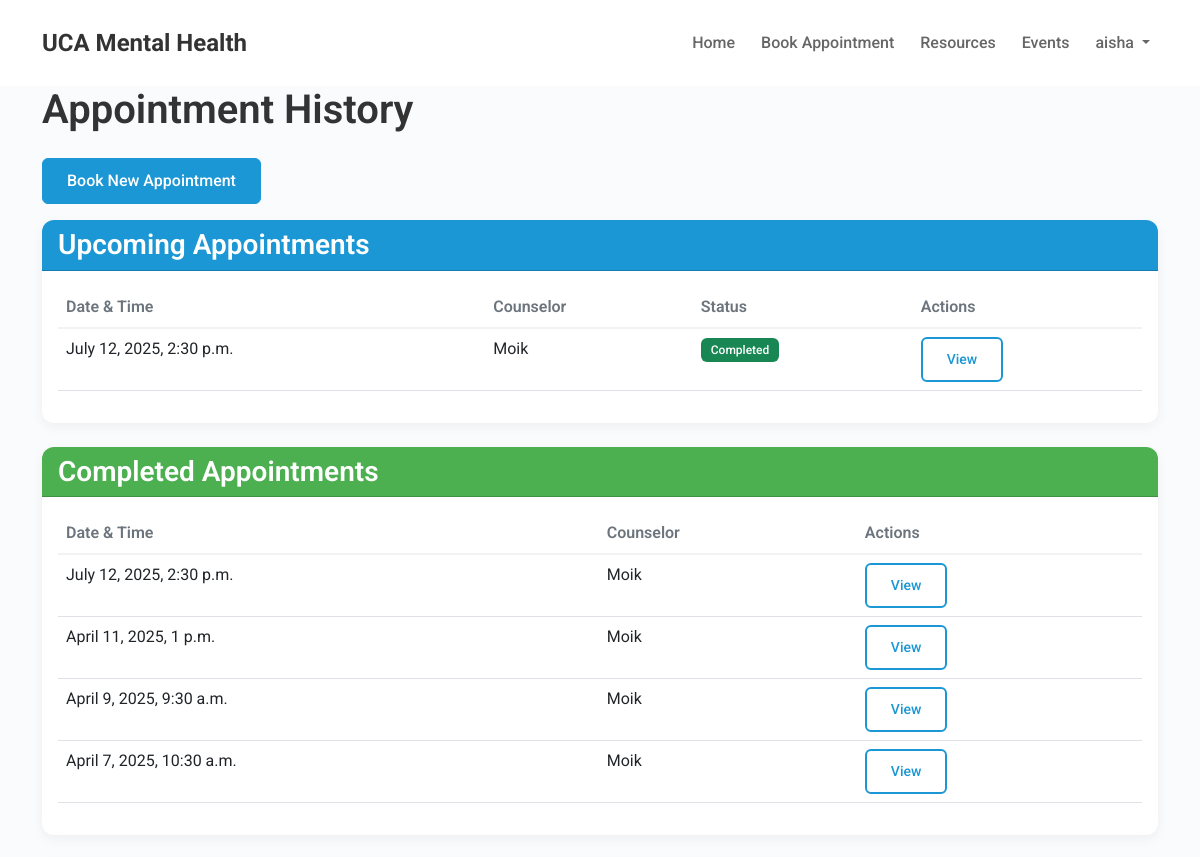
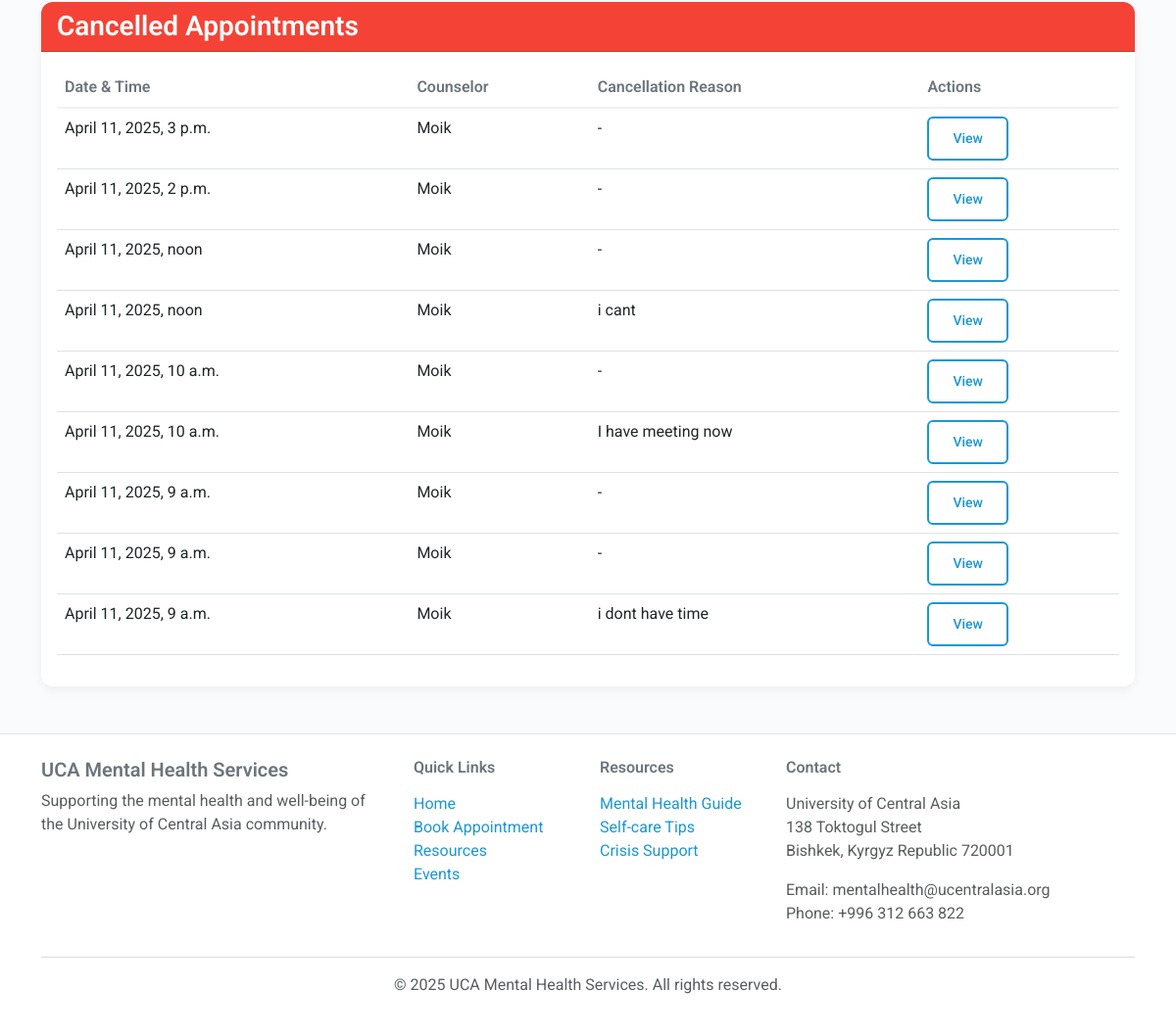
The app's page /appointments/my-appointments/ (signed in) with its own data (2 pictures, top to bottom).
### accounts/models.py (models this page shows, shortened)
class User(AbstractUser):
    USER_TYPE_CHOICES = (
        ('student', 'Student'),
        ('faculty', 'Faculty'),
        ('staff', 'Staff'),
        ('counselor', 'Counselor'),
    )
    user_type = models.CharField(max_length=20, choices=USER_TYPE_CHOICES)
    phone_number = models.CharField(max_length=15, blank=True, null=True)

### appointments/models.py (models this page shows, shortened)
class Appointment(models.Model):
    STATUS_CHOICES = (
        ('scheduled', 'Scheduled'),
        ('cancelled', 'Cancelled'),
        ('completed', 'Completed'),
    )
    user = models.ForeignKey(User, on_delete=models.CASCADE, related_name='user_appointments')
    counselor = models.ForeignKey(User, on_delete=models.CASCADE, related_name='counselor_appointments',
                                limit_choices_to={'user_type': 'counselor'})
    date_time = models.DateTimeField()
    status = models.CharField(max_length=20, choices=STATUS_CHOICES, default='scheduled')
    reason = models.TextField(help_text="Brief description of the reason for appointment", blank=True, null=True)  # Make it optional
    cancellation_reason = models.TextField(blank=True, null=True)  # Add cancellation reason
    notes = models.TextField(blank=True, null=True)
    created_at = models.DateTimeField(auto_now_add=True)

### appointments/views.py (the view)
# urls.py: path('my-appointments/', views.my_appointments, name='my_appointments'),
@login_required
def my_appointments(request):
    upcoming_appointments = Appointment.objects.filter(
        user=request.user,
        date_time__gte=timezone.now(),
    ).order_by('date_time')
    past_appointments = Appointment.objects.filter(
        user=request.user,
        date_time__lt=timezone.now(),
    ).order_by('-date_time')
    completed_appointments = Appointment.objects.filter(
        user=request.user,
        status='completed'
    ).order_by('-date_time')
    cancelled_appointments = Appointment.objects.filter(
        user=request.user,
        status='cancelled'
    ).order_by('-date_time')
    context = {
        'upcoming_appointments': upcoming_appointments,
        'past_appointments': past_appointments,
        'completed_appointments': completed_appointments,
        'cancelled_appointments': cancelled_appointments,
    }
    return render(request, 'appointments/my_appointments.html', context)

### templates/appointments/my_appointments.html (shortened to what this page needs)
{% extends 'base.html' %}
{% block content %}
<div class="container">
    <h1 class="mb-4">Appointment History</h1>
    <div class="mb-3">
        <a href="{% url 'appointments:booking_calendar' %}" class="btn btn-primary">Book New Appointment</a>
    </div>
    <div class="card mb-4">
        <div class="card-header bg-primary text-white">
            <h3 class="card-title mb-0">Upcoming Appointments</h3>
        </div>
        <div class="card-body">
            {% if upcoming_appointments %}
                <table class="table">
                    <thead>
                        <tr>
                            <th>Date & Time</th>
                            <th>Counselor</th>
                            <th>Status</th>
                            <th>Actions</th>
                        </tr>
                    </thead>
                    <tbody>
                        {% for appointment in upcoming_appointments %}
                        <tr>
                            <td>{{ appointment.date_time }}</td>
                            <td>{{ appointment.counselor.get_full_name|default:appointment.counselor.username }}</td>
                            <td>
                                <span class="badge {% if appointment.status == 'scheduled' %}bg-primary{% elif appointment.status == 'completed' %}bg-success{% else %}bg-danger{% endif %}">
                                    {{ appointment.get_status_display }}
                                </span>
                            </td>
                            <td>
                                <div class="btn-group">
                                    <a href="{% url 'appointments:view_appointment' appointment.id %}" class="btn btn-sm btn-outline-primary">View</a>
                                </div>
                            </td>
                        </tr>
                        {% endfor %}
                    </tbody>
                </table>
            {% else %}
                <p>You don't have any upcoming appointments.</p>
            {% endif %}
        </div>
    </div>
    <div class="card mb-4">
        <div class="card-header bg-success text-white">
            <h3 class="card-title mb-0">Completed Appointments</h3>
        </div>
        <div class="card-body">
            {% if completed_appointments %}
                <table class="table">
                    <thead>
                        <tr>
                            <th>Date & Time</th>
                            <th>Counselor</th>
                            <th>Actions</th>
                        </tr>
                    </thead>
                    <tbody>
                        {% for appointment in completed_appointments %}
                        <tr>
                            <td>{{ appointment.date_time }}</td>
                            <td>{{ appointment.counselor.get_full_name|default:appointment.counselor.username }}</td>
                            <td>
                                <a href="{% url 'appointments:view_appointment' appointment.id %}" class="btn btn-sm btn-outline-primary">View</a>
                            </td>
                        </tr>
                        {% endfor %}
                    </tbody>
                </table>
            {% else %}
                <p>You don't have any completed appointments.</p>
            {% endif %}
        </div>
    </div>
    <div class="card">
        <div class="card-header bg-danger text-white">
            <h3 class="card-title mb-0">Cancelled Appointments</h3>
        </div>
        <div class="card-body">
            {% if cancelled_appointments %}
                <table class="table">
                    <thead>
                        <tr>
                            <th>Date & Time</th>
                            <th>Counselor</th>
                            <th>Cancellation Reason</th>
                            <th>Actions</th>
                        </tr>
                    </thead>
                    <tbody>
                        {% for appointment in cancelled_appointments %}
                        <tr>
                            <td>{{ appointment.date_time }}</td>
                            <td>{{ appointment.counselor.get_full_name|default:appointment.counselor.username }}</td>
                            <td>{{ appointment.cancellation_reason|default:"-" }}</td>
                            <td>
                                <a href="{% url 'appointments:view_appointment' appointment.id %}" class="btn btn-sm btn-outline-primary">View</a>
                            </td>
                        </tr>
                        {% endfor %}
                    </tbody>
                </table>
            {% else %}
                <p>You don't have any cancelled appointments.</p>
            {% endif %}
        </div>
    </div>
</div>
{% endblock %}

### templates/base.html (shortened to what this page needs)
<!DOCTYPE html>
<html lang="en">
<head>
    <link href="https://cdn.jsdelivr.net/npm/bootstrap@5.3.0-alpha1/dist/css/bootstrap.min.css" rel="stylesheet">
    <link href="https://cdnjs.cloudflare.com/ajax/libs/font-awesome/6.5.1/css/all.min.css" rel="stylesheet">
    <link href='https://cdn.jsdelivr.net/npm/fullcalendar@5.11.3/main.min.css' rel='stylesheet' />
    {% load static %}
    <link rel="stylesheet" href="{% static 'css/style.css' %}">
</head>
<body>
    <nav class="navbar navbar-expand-lg">
        <div class="container">
            <a class="navbar-brand" href="{% url 'accounts:home' %}">UCA Mental Health</a>
            <div class="collapse navbar-collapse" id="navbarNav">
                <ul class="navbar-nav ms-auto">
                    <li class="nav-item">
                        <a class="nav-link" href="{% url 'accounts:home' %}">Home</a>
                    </li>
                    {% if user.is_authenticated %}
                        {% if user.user_type == 'counselor' %}
                        <li class="nav-item">
                            <a class="nav-link" href="{% url 'accounts:counselor_dashboard' %}">Appointments</a>
                        </li>
                        {% else %}
                        <li class="nav-item">
                            <a class="nav-link" href="{% url 'appointments:booking_calendar' %}">Book Appointment</a>
                        </li>
                        {% endif %}
                    {% else %}
                    <li class="nav-item">
                        <a class="nav-link" href="{% url 'appointments:booking_calendar' %}">Book Appointment</a>
                    </li>
                    {% endif %}
                    <li class="nav-item">
                        <a class="nav-link" href="{% url 'resources:resource_list' %}">Resources</a>
                    </li>
                    <li class="nav-item">
                        <a class="nav-link" href="{% url 'news:event_list' %}">Events</a>
                    </li>
                    {% if user.is_authenticated %}
                    <li class="nav-item dropdown">
                        <a class="nav-link dropdown-toggle" href="#" id="navbarDropdown" role="button" data-bs-toggle="dropdown">
                            {{ user.username }}
                        </a>
                    </li>
                    {% endif %}
                </ul>
            </div>
        </div>
    </nav>
    <main>
        {% block content %}{% endblock %}
    </main>
    <footer class="py-4 mt-5">
        <div class="container">
            <div class="row">
                <div class="col-md-4">
                    <h5>UCA Mental Health Services</h5>
                    <p class="text-muted">Supporting the mental health and well-being of the University of Central Asia community.</p>
                </div>
                <div class="col-md-2">
                    <h6 class="mb-3">Quick Links</h6>
                    <ul class="list-unstyled">
                        <li><a href="{% url 'accounts:home' %}">Home</a></li>
                        <li><a href="{% url 'appointments:booking_calendar' %}">Book Appointment</a></li>
                        <li><a href="{% url 'resources:resource_list' %}">Resources</a></li>
                        <li><a href="{% url 'news:event_list' %}">Events</a></li>
                    </ul>
                </div>
                <div class="col-md-2">
                    <h6 class="mb-3">Resources</h6>
                    <ul class="list-unstyled">
                        <li><a href="#">Mental Health Guide</a></li>
                        <li><a href="#">Self-care Tips</a></li>
                        <li><a href="#">Crisis Support</a></li>
                    </ul>
                </div>
                <div class="col-md-4">
                    <h6 class="mb-3">Contact</h6>
                    <address class="text-muted">
                        <p>University of Central Asia<br>
                        138 Toktogul Street<br>
                        Bishkek, Kyrgyz Republic 720001</p>
                        <p>Email: mentalhealth@ucentralasia.org<br>
                        Phone: +996 312 663 822</p>
                    </address>
                </div>
            </div>
            <hr>
            <div class="text-center">
                <p class="text-muted">© {% now "Y" %} UCA Mental Health Services. All rights reserved.</p>
            </div>
        </div>
    </footer>
</body>
</html>

### static/css/style.css (style rules this page uses)
:root { --primary-color: #1a97d4; --primary-dark: #0d85c0; --secondary-color: #6c757d; --accent-color: #f89e67; --success-color: #4caf50; --warning-color: #ff9800; --danger-color: #f44336; --light-color: #f8f9fa; --dark-color: #333333; --text-dark: #333333; --text-muted: #6c757d; --text-light: #f8f9fa; --bg-subtle: #e6f7ff; --accent-subtle: #f3f9fd; }
body { min-height: 100vh; display: flex; flex-direction: column; font-family: 'Roboto', 'Segoe UI', system-ui, -apple-system, sans-serif; color: var(--text-dark); background-color: #f9fbfd; overflow-x: hidden; }
footer { margin-top: auto; border-top: 1px solid rgba(0,0,0,0.1); }
h1, h2, h3, h4, h5, h6 { font-weight: 600; }
.btn { padding: 10px 24px; border-radius: 6px; font-weight: 500; transition: all 0.3s; }
.btn-primary { background-color: var(--primary-color); border-color: var(--primary-color); color: white; }
.btn-outline-primary { border: 2px solid var(--primary-color); color: var(--primary-color); background-color: transparent; }
.card { border: none; border-radius: 12px; box-shadow: 0 4px 12px rgba(0, 0, 0, 0.05); transition: transform 0.2s ease, box-shadow 0.2s ease; overflow: hidden; }
.card-header.bg-primary { background-color: var(--primary-color) !important; }
.card-header.bg-success { background-color: var(--success-color) !important; }
.card-header.bg-danger { background-color: var(--danger-color) !important; }
.navbar { box-shadow: none; background-color: white !important; padding: 20px 0; }
.navbar-brand { font-weight: 700; font-size: 1.5rem; color: var(--text-dark); }
.navbar-nav { gap: 10px; }
.navbar-nav .nav-link { font-weight: 500; color: #666; padding: 6px 12px; transition: color 0.3s; }
.badge { font-weight: 500; padding: 6px 10px; border-radius: 6px; }
footer { background-color: white !important; color: var(--text-muted); padding: 40px 0 20px; }
footer a { color: var(--primary-color); text-decoration: none; }
.table { border-collapse: separate; border-spacing: 0; }
.table thead th { border-bottom: 2px solid rgba(0, 0, 0, 0.05); font-weight: 600; color: var(--text-muted); }

### records on screen
User: username "aisha"
Appointment: date_time "July 12, 2025, 2:30 p.m.", counselor.get_full_name "Moik", status "Completed"
Appointment: date_time "April 11, 2025, 1 p.m.", counselor.get_full_name "Moik"
Appointment: date_time "April 9, 2025, 9:30 a.m.", counselor.get_full_name "Moik"
Appointment: date_time "April 7, 2025, 10:30 a.m.", counselor.get_full_name "Moik"
Appointment: date_time "April 11, 2025, 3 p.m.", counselor.get_full_name "Moik", cancellation_reason "-"
Appointment: date_time "April 11, 2025, 2 p.m.", counselor.get_full_name "Moik", cancellation_reason "-"
Appointment: date_time "April 11, 2025, noon", counselor.get_full_name "Moik", cancellation_reason "-"
Appointment: date_time "April 11, 2025, noon", counselor.get_full_name "Moik", cancellation_reason "i cant"
Appointment: date_time "April 11, 2025, 10 a.m.", counselor.get_full_name "Moik", cancellation_reason "-"
Appointment: date_time "April 11, 2025, 10 a.m.", counselor.get_full_name "Moik", cancellation_reason "I have meeting now"
Appointment: date_time "April 11, 2025, 9 a.m.", counselor.get_full_name "Moik", cancellation_reason "-"
Appointment: date_time "April 11, 2025, 9 a.m.", counselor.get_full_name "Moik", cancellation_reason "-"
Appointment: date_time "April 11, 2025, 9 a.m.", counselor.get_full_name "Moik", cancellation_reason "i dont have time"
